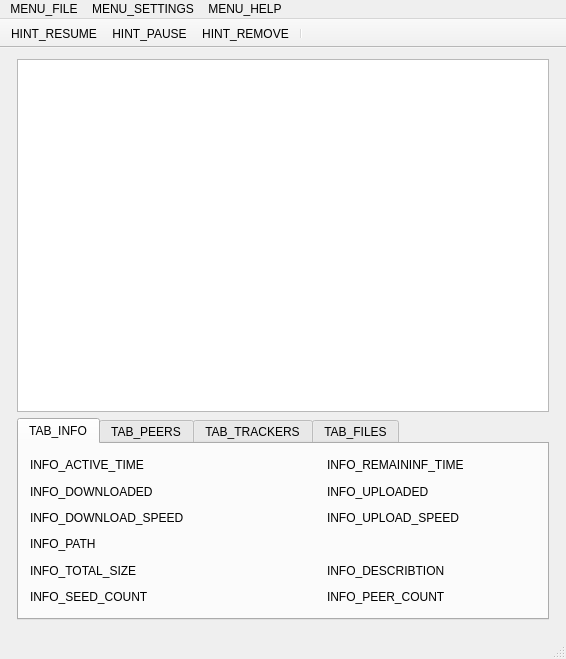
<?xml version="1.0" encoding="UTF-8"?>
<ui version="4.0">
 <class>CuteTorrentClass</class>
 <widget class="QMainWindow" name="CuteTorrentClass">
  <property name="geometry">
   <rect>
    <x>0</x>
    <y>0</y>
    <width>566</width>
    <height>659</height>
   </rect>
  </property>
  <property name="sizePolicy">
   <sizepolicy hsizetype="Fixed" vsizetype="Fixed">
    <horstretch>0</horstretch>
    <verstretch>0</verstretch>
   </sizepolicy>
  </property>
  <property name="contextMenuPolicy">
   <enum>Qt::NoContextMenu</enum>
  </property>
  <property name="windowTitle">
   <string>СuteTorrent</string>
  </property>
  <property name="windowIcon">
   <iconset resource="ltorrent.qrc">
    <normaloff>:/icons/app.ico</normaloff>:/icons/app.ico</iconset>
  </property>
  <property name="layoutDirection">
   <enum>Qt::LeftToRight</enum>
  </property>
  <widget class="QWidget" name="centralWidget">
   <property name="sizePolicy">
    <sizepolicy hsizetype="Expanding" vsizetype="Expanding">
     <horstretch>0</horstretch>
     <verstretch>0</verstretch>
    </sizepolicy>
   </property>
   <layout class="QGridLayout" name="gridLayout_3">
    <property name="sizeConstraint">
     <enum>QLayout::SetDefaultConstraint</enum>
    </property>
    <item row="0" column="1">
     <widget class="QListView" name="listView">
      <property name="autoFillBackground">
       <bool>true</bool>
      </property>
     </widget>
    </item>
    <item row="1" column="1">
     <widget class="QTabWidget" name="tabWidget">
      <property name="sizePolicy">
       <sizepolicy hsizetype="Expanding" vsizetype="Fixed">
        <horstretch>0</horstretch>
        <verstretch>0</verstretch>
       </sizepolicy>
      </property>
      <property name="currentIndex">
       <number>0</number>
      </property>
      <widget class="QWidget" name="tab">
       <attribute name="title">
        <string>TAB_INFO</string>
       </attribute>
       <layout class="QGridLayout" name="gridLayout_4">
        <item row="1" column="4">
         <widget class="QLabel" name="uploadedBytesLabel">
          <property name="text">
           <string/>
          </property>
         </widget>
        </item>
        <item row="4" column="4">
         <widget class="QLabel" name="describtionLabel">
          <property name="text">
           <string/>
          </property>
         </widget>
        </item>
        <item row="4" column="3">
         <widget class="QLabel" name="label_6">
          <property name="text">
           <string>INFO_DESCRIBTION</string>
          </property>
         </widget>
        </item>
        <item row="5" column="0">
         <widget class="QLabel" name="label_10">
          <property name="text">
           <string>INFO_SEED_COUNT</string>
          </property>
         </widget>
        </item>
        <item row="2" column="4">
         <widget class="QLabel" name="uploadSpeedLabel">
          <property name="text">
           <string/>
          </property>
         </widget>
        </item>
        <item row="2" column="3">
         <widget class="QLabel" name="label_9">
          <property name="text">
           <string>INFO_UPLOAD_SPEED</string>
          </property>
         </widget>
        </item>
        <item row="5" column="3">
         <widget class="QLabel" name="label_11">
          <property name="text">
           <string>INFO_PEER_COUNT</string>
          </property>
         </widget>
        </item>
        <item row="0" column="1" colspan="2">
         <widget class="QLabel" name="activetimeLabel">
          <property name="text">
           <string/>
          </property>
         </widget>
        </item>
        <item row="1" column="0">
         <widget class="QLabel" name="label_2">
          <property name="text">
           <string>INFO_DOWNLOADED</string>
          </property>
         </widget>
        </item>
        <item row="2" column="0">
         <widget class="QLabel" name="label_3">
          <property name="text">
           <string>INFO_DOWNLOAD_SPEED</string>
          </property>
         </widget>
        </item>
        <item row="0" column="4">
         <widget class="QLabel" name="timeleftLabel">
          <property name="text">
           <string/>
          </property>
         </widget>
        </item>
        <item row="0" column="3">
         <widget class="QLabel" name="label_7">
          <property name="text">
           <string>INFO_REMAININF_TIME</string>
          </property>
         </widget>
        </item>
        <item row="5" column="4">
         <widget class="QLabel" name="peerCoutLabel">
          <property name="text">
           <string/>
          </property>
         </widget>
        </item>
        <item row="3" column="0">
         <widget class="QLabel" name="label_4">
          <property name="text">
           <string>INFO_PATH</string>
          </property>
         </widget>
        </item>
        <item row="4" column="0">
         <widget class="QLabel" name="label_5">
          <property name="text">
           <string>INFO_TOTAL_SIZE</string>
          </property>
         </widget>
        </item>
        <item row="0" column="0">
         <widget class="QLabel" name="label">
          <property name="text">
           <string>INFO_ACTIVE_TIME</string>
          </property>
         </widget>
        </item>
        <item row="1" column="3">
         <widget class="QLabel" name="label_8">
          <property name="text">
           <string>INFO_UPLOADED</string>
          </property>
         </widget>
        </item>
        <item row="5" column="1" colspan="2">
         <widget class="QLabel" name="seedCoutLabel">
          <property name="text">
           <string/>
          </property>
         </widget>
        </item>
        <item row="1" column="1" colspan="2">
         <widget class="QLabel" name="downloadedBytesLabel">
          <property name="text">
           <string/>
          </property>
         </widget>
        </item>
        <item row="3" column="1" colspan="4">
         <widget class="QLabel" name="pathLabel">
          <property name="text">
           <string/>
          </property>
         </widget>
        </item>
        <item row="4" column="1" colspan="2">
         <widget class="QLabel" name="totalSizeLabel">
          <property name="text">
           <string/>
          </property>
         </widget>
        </item>
        <item row="2" column="1" colspan="2">
         <widget class="QLabel" name="downloadSpeedLabel">
          <property name="text">
           <string/>
          </property>
         </widget>
        </item>
       </layout>
      </widget>
      <widget class="QWidget" name="tab_3">
       <attribute name="title">
        <string>TAB_PEERS</string>
       </attribute>
       <layout class="QGridLayout" name="gridLayout_2">
        <item row="0" column="0">
         <widget class="QTableWidget" name="peerTableWidget">
          <property name="minimumSize">
           <size>
            <width>0</width>
            <height>10</height>
           </size>
          </property>
          <property name="maximumSize">
           <size>
            <width>16777215</width>
            <height>150</height>
           </size>
          </property>
          <property name="gridStyle">
           <enum>Qt::NoPen</enum>
          </property>
          <attribute name="horizontalHeaderCascadingSectionResizes">
           <bool>true</bool>
          </attribute>
          <attribute name="horizontalHeaderShowSortIndicator" stdset="0">
           <bool>true</bool>
          </attribute>
          <attribute name="horizontalHeaderStretchLastSection">
           <bool>true</bool>
          </attribute>
          <column>
           <property name="text">
            <string>PEER_IP</string>
           </property>
          </column>
          <column>
           <property name="text">
            <string>PEER_CLIENT_NAME</string>
           </property>
          </column>
          <column>
           <property name="text">
            <string>PEER_%</string>
           </property>
          </column>
          <column>
           <property name="text">
            <string>PEER_DOWNLOAD_SPEED</string>
           </property>
          </column>
          <column>
           <property name="text">
            <string>PEER_UPLOAD_SPEED</string>
           </property>
          </column>
          <column>
           <property name="text">
            <string>PEER_DOWNLOADED</string>
           </property>
          </column>
          <column>
           <property name="text">
            <string>PEER_UPLOADED</string>
           </property>
          </column>
         </widget>
        </item>
       </layout>
      </widget>
      <widget class="QWidget" name="tab_2">
       <attribute name="title">
        <string>TAB_TRACKERS</string>
       </attribute>
       <layout class="QGridLayout" name="gridLayout">
        <item row="0" column="0">
         <widget class="QTableWidget" name="trackerTableWidget">
          <property name="maximumSize">
           <size>
            <width>16777215</width>
            <height>150</height>
           </size>
          </property>
          <property name="layoutDirection">
           <enum>Qt::LeftToRight</enum>
          </property>
          <property name="gridStyle">
           <enum>Qt::NoPen</enum>
          </property>
          <attribute name="horizontalHeaderCascadingSectionResizes">
           <bool>true</bool>
          </attribute>
          <attribute name="horizontalHeaderDefaultSectionSize">
           <number>120</number>
          </attribute>
          <attribute name="horizontalHeaderShowSortIndicator" stdset="0">
           <bool>true</bool>
          </attribute>
          <attribute name="horizontalHeaderStretchLastSection">
           <bool>true</bool>
          </attribute>
          <column>
           <property name="text">
            <string>TRACKER_URL</string>
           </property>
          </column>
          <column>
           <property name="text">
            <string>TRACKER_STATUS</string>
           </property>
          </column>
          <column>
           <property name="text">
            <string>TRACKER_NEXT_ANNOUNCE</string>
           </property>
          </column>
         </widget>
        </item>
       </layout>
      </widget>
      <widget class="QWidget" name="tab_4">
       <attribute name="title">
        <string>TAB_FILES</string>
       </attribute>
       <layout class="QGridLayout" name="gridLayout_5">
        <item row="0" column="0">
         <widget class="QTableWidget" name="fileTableWidget">
          <property name="maximumSize">
           <size>
            <width>16777215</width>
            <height>150</height>
           </size>
          </property>
          <property name="contextMenuPolicy">
           <enum>Qt::CustomContextMenu</enum>
          </property>
          <property name="gridStyle">
           <enum>Qt::NoPen</enum>
          </property>
          <attribute name="horizontalHeaderCascadingSectionResizes">
           <bool>true</bool>
          </attribute>
          <attribute name="horizontalHeaderMinimumSectionSize">
           <number>27</number>
          </attribute>
          <attribute name="horizontalHeaderShowSortIndicator" stdset="0">
           <bool>true</bool>
          </attribute>
          <attribute name="horizontalHeaderStretchLastSection">
           <bool>true</bool>
          </attribute>
          <attribute name="verticalHeaderVisible">
           <bool>false</bool>
          </attribute>
          <column>
           <property name="text">
            <string>FILES_PATH</string>
           </property>
          </column>
          <column>
           <property name="text">
            <string>FILES_SIZE</string>
           </property>
          </column>
          <column>
           <property name="text">
            <string>FILES_READY</string>
           </property>
          </column>
          <column>
           <property name="text">
            <string>FILES_PRIORITY</string>
           </property>
          </column>
         </widget>
        </item>
       </layout>
      </widget>
     </widget>
    </item>
    <item row="2" column="1">
     <widget class="QWidget" name="widget_2" native="true"/>
    </item>
    <item row="0" column="0" rowspan="2">
     <widget class="QWidget" name="widget" native="true"/>
    </item>
    <item row="1" column="2">
     <widget class="QWidget" name="widget_3" native="true"/>
    </item>
   </layout>
  </widget>
  <widget class="QMenuBar" name="menuBar">
   <property name="geometry">
    <rect>
     <x>0</x>
     <y>0</y>
     <width>566</width>
     <height>21</height>
    </rect>
   </property>
   <property name="minimumSize">
    <size>
     <width>0</width>
     <height>0</height>
    </size>
   </property>
   <widget class="QMenu" name="menu">
    <property name="title">
     <string>MENU_FILE</string>
    </property>
    <addaction name="actionOpenTorrent"/>
    <addaction name="action_magnet"/>
    <addaction name="separator"/>
    <addaction name="actionCreateTorrent"/>
    <addaction name="separator"/>
    <addaction name="actionExit"/>
   </widget>
   <widget class="QMenu" name="menu_2">
    <property name="title">
     <string>MENU_SETTINGS</string>
    </property>
    <addaction name="actionSettings"/>
   </widget>
   <widget class="QMenu" name="menu_CuteTorrent">
    <property name="title">
     <string>MENU_HELP</string>
    </property>
    <addaction name="actionAboutCuteTorrent"/>
    <addaction name="actionCheckUpdate"/>
   </widget>
   <addaction name="menu"/>
   <addaction name="menu_2"/>
   <addaction name="menu_CuteTorrent"/>
  </widget>
  <widget class="QStatusBar" name="mystatusBar"/>
  <widget class="QToolBar" name="toolBar">
   <property name="contextMenuPolicy">
    <enum>Qt::NoContextMenu</enum>
   </property>
   <property name="windowTitle">
    <string>toolBar</string>
   </property>
   <property name="movable">
    <bool>false</bool>
   </property>
   <property name="floatable">
    <bool>true</bool>
   </property>
   <attribute name="toolBarArea">
    <enum>TopToolBarArea</enum>
   </attribute>
   <attribute name="toolBarBreak">
    <bool>false</bool>
   </attribute>
   <addaction name="actionStart"/>
   <addaction name="actionPause"/>
   <addaction name="actionRemove"/>
   <addaction name="separator"/>
  </widget>
  <action name="actionOpenTorrent">
   <property name="text">
    <string>MENU_OPEN_TORRENT</string>
   </property>
  </action>
  <action name="action_magnet">
   <property name="text">
    <string>MENU_OPEN_MAGNET</string>
   </property>
  </action>
  <action name="actionCreateTorrent">
   <property name="text">
    <string>MENU_CREATE_TORRENT</string>
   </property>
  </action>
  <action name="actionExit">
   <property name="text">
    <string>MENU_EXIT</string>
   </property>
  </action>
  <action name="actionSettings">
   <property name="text">
    <string>MENU_CONFIGURATION</string>
   </property>
  </action>
  <action name="actionPause">
   <property name="icon">
    <iconset resource="ltorrent.qrc">
     <normaloff>:/icons/pause.ico</normaloff>:/icons/pause.ico</iconset>
   </property>
   <property name="text">
    <string>STR_PAUSE</string>
   </property>
   <property name="iconText">
    <string>HINT_PAUSE</string>
   </property>
  </action>
  <action name="actionStart">
   <property name="icon">
    <iconset resource="ltorrent.qrc">
     <normaloff>:/icons/start.ico</normaloff>:/icons/start.ico</iconset>
   </property>
   <property name="text">
    <string>STR_START</string>
   </property>
   <property name="iconText">
    <string>HINT_RESUME</string>
   </property>
  </action>
  <action name="actionRemove">
   <property name="icon">
    <iconset resource="ltorrent.qrc">
     <normaloff>:/icons/remove.ico</normaloff>:/icons/remove.ico</iconset>
   </property>
   <property name="text">
    <string>STR_REMOVE</string>
   </property>
   <property name="iconText">
    <string>HINT_REMOVE</string>
   </property>
   <property name="toolTip">
    <string>STR_REMOVE</string>
   </property>
  </action>
  <action name="actionAboutCuteTorrent">
   <property name="text">
    <string>MENU_ABAUT</string>
   </property>
  </action>
  <action name="actionCheckUpdate">
   <property name="text">
    <string>MENU_CHECK_UPDATES</string>
   </property>
  </action>
 </widget>
 <layoutdefault spacing="6" margin="11"/>
 <tabstops>
  <tabstop>tabWidget</tabstop>
  <tabstop>listView</tabstop>
 </tabstops>
 <resources>
  <include location="ltorrent.qrc"/>
 </resources>
 <connections>
  <connection>
   <sender>actionCreateTorrent</sender>
   <signal>triggered()</signal>
   <receiver>CuteTorrentClass</receiver>
   <slot>ShowCreateTorrentDialog()</slot>
   <hints>
    <hint type="sourcelabel">
     <x>-1</x>
     <y>-1</y>
    </hint>
    <hint type="destinationlabel">
     <x>96</x>
     <y>284</y>
    </hint>
   </hints>
  </connection>
  <connection>
   <sender>actionOpenTorrent</sender>
   <signal>triggered()</signal>
   <receiver>CuteTorrentClass</receiver>
   <slot>ShowOpenTorrentDialog()</slot>
   <hints>
    <hint type="sourcelabel">
     <x>-1</x>
     <y>-1</y>
    </hint>
    <hint type="destinationlabel">
     <x>497</x>
     <y>212</y>
    </hint>
   </hints>
  </connection>
  <connection>
   <sender>actionStart</sender>
   <signal>triggered()</signal>
   <receiver>CuteTorrentClass</receiver>
   <slot>ResumeSelected()</slot>
   <hints>
    <hint type="sourcelabel">
     <x>-1</x>
     <y>-1</y>
    </hint>
    <hint type="destinationlabel">
     <x>319</x>
     <y>322</y>
    </hint>
   </hints>
  </connection>
  <connection>
   <sender>actionPause</sender>
   <signal>triggered()</signal>
   <receiver>CuteTorrentClass</receiver>
   <slot>PauseSelected()</slot>
   <hints>
    <hint type="sourcelabel">
     <x>-1</x>
     <y>-1</y>
    </hint>
    <hint type="destinationlabel">
     <x>319</x>
     <y>322</y>
    </hint>
   </hints>
  </connection>
  <connection>
   <sender>actionRemove</sender>
   <signal>triggered()</signal>
   <receiver>CuteTorrentClass</receiver>
   <slot>DeleteSelected()</slot>
   <hints>
    <hint type="sourcelabel">
     <x>-1</x>
     <y>-1</y>
    </hint>
    <hint type="destinationlabel">
     <x>319</x>
     <y>322</y>
    </hint>
   </hints>
  </connection>
  <connection>
   <sender>actionSettings</sender>
   <signal>triggered()</signal>
   <receiver>CuteTorrentClass</receiver>
   <slot>OpenSettingsDialog()</slot>
   <hints>
    <hint type="sourcelabel">
     <x>-1</x>
     <y>-1</y>
    </hint>
    <hint type="destinationlabel">
     <x>282</x>
     <y>329</y>
    </hint>
   </hints>
  </connection>
  <connection>
   <sender>actionCheckUpdate</sender>
   <signal>triggered()</signal>
   <receiver>CuteTorrentClass</receiver>
   <slot>checkForUpdates()</slot>
   <hints>
    <hint type="sourcelabel">
     <x>-1</x>
     <y>-1</y>
    </hint>
    <hint type="destinationlabel">
     <x>282</x>
     <y>329</y>
    </hint>
   </hints>
  </connection>
  <connection>
   <sender>actionAboutCuteTorrent</sender>
   <signal>triggered()</signal>
   <receiver>CuteTorrentClass</receiver>
   <slot>ShowAbout()</slot>
   <hints>
    <hint type="sourcelabel">
     <x>-1</x>
     <y>-1</y>
    </hint>
    <hint type="destinationlabel">
     <x>282</x>
     <y>329</y>
    </hint>
   </hints>
  </connection>
  <connection>
   <sender>action_magnet</sender>
   <signal>triggered()</signal>
   <receiver>CuteTorrentClass</receiver>
   <slot>ProcessMagnet()</slot>
   <hints>
    <hint type="sourcelabel">
     <x>-1</x>
     <y>-1</y>
    </hint>
    <hint type="destinationlabel">
     <x>282</x>
     <y>329</y>
    </hint>
   </hints>
  </connection>
 </connections>
 <slots>
  <signal>FillTorrentDetails(Torrent*)</signal>
  <slot>ShowCreateTorrentDialog()</slot>
  <slot>ShowOpenTorrentDialog()</slot>
  <slot>PauseSelected()</slot>
  <slot>ResumeSelected()</slot>
  <slot>DeleteSelected()</slot>
  <slot>OpenSettingsDialog()</slot>
  <slot>checkForUpdates()</slot>
  <slot>ShowAbaut()</slot>
  <slot>ProcessMagnet()</slot>
 </slots>
</ui>
